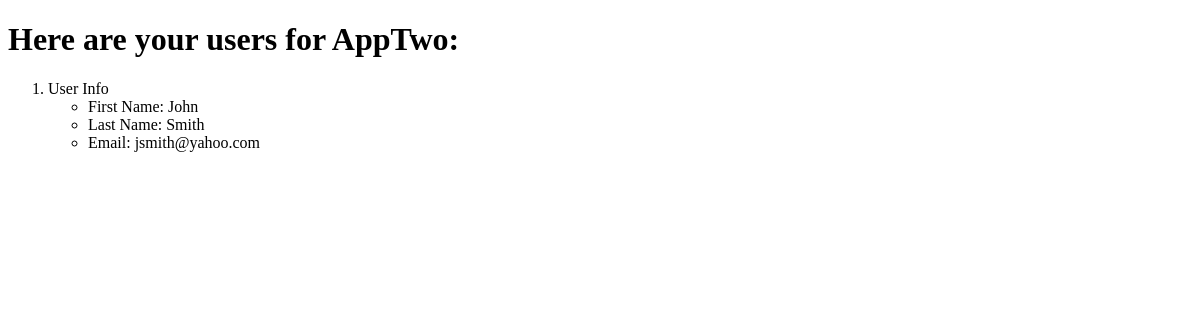
The app's page /users/, older data.
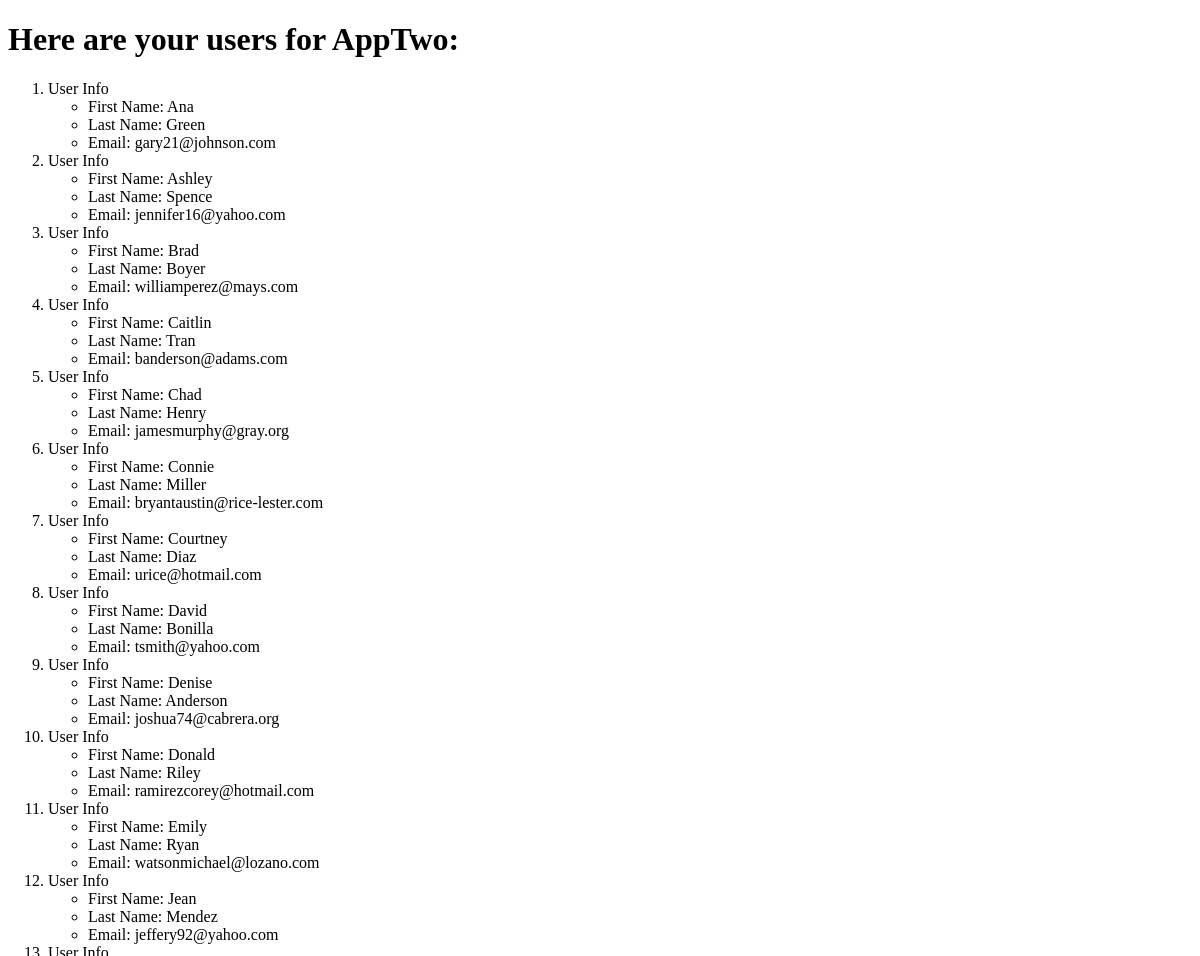
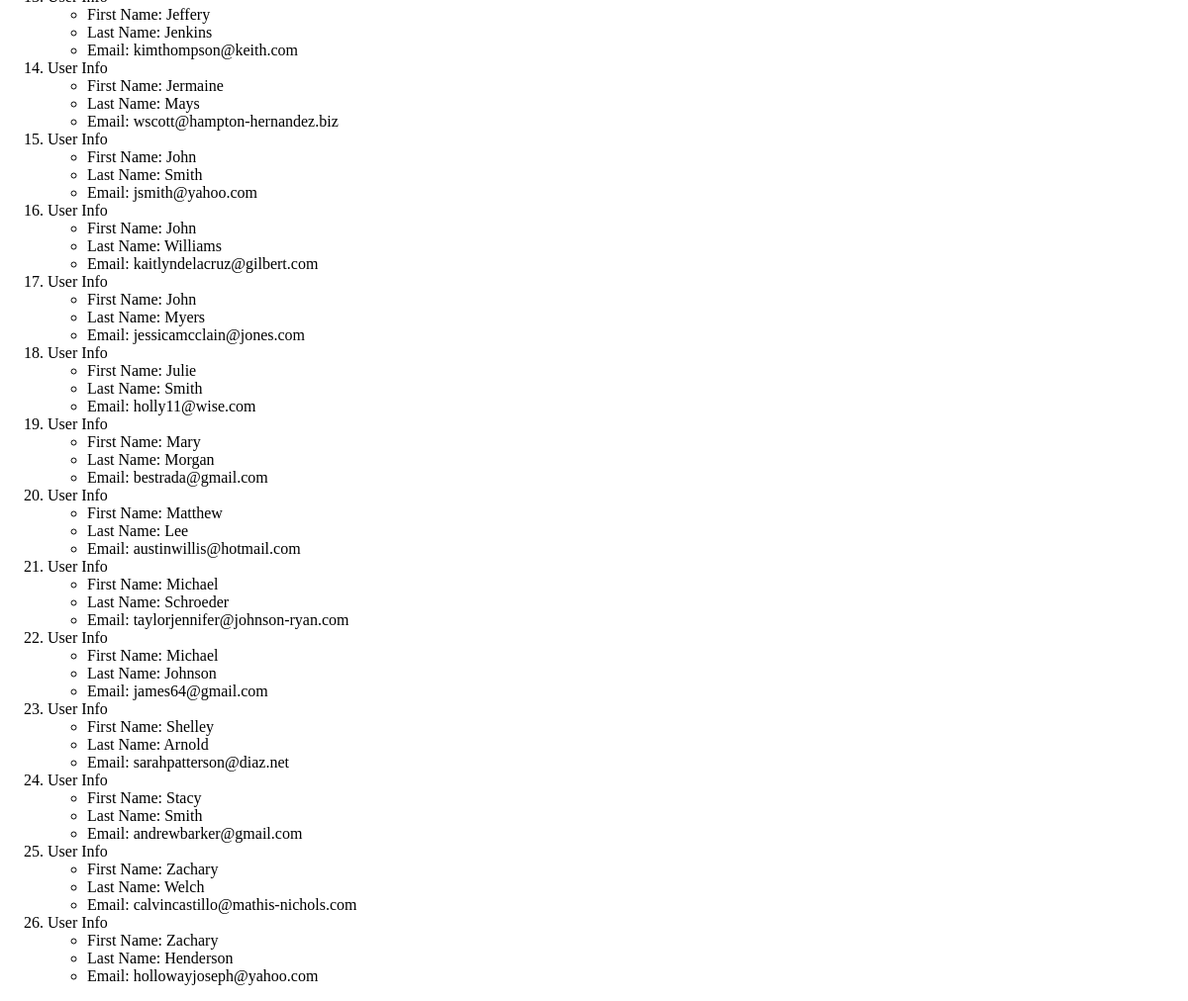
The same page, newer data (2 pictures, top to bottom).
### appTwo/models.py (models this page shows)
class User(models.Model):
    first_name = models.CharField(max_length=128)
    last_name = models.CharField(max_length=128)
    email = models.EmailField(max_length=264, unique = True)

### appTwo/views.py (the view)
# urls.py: url(r'^users/', include('appTwo.urls')),
def users(request):
    user_list = User.objects.order_by('first_name')
    user_dict = {'users' :user_list}
    return render(request, 'appTwo/users.html', context = user_dict)

### Templates/appTwo/users.html (shortened to what this page needs)
<!DOCTYPE html>
<html>
    <head>
    </head>
    <body>
        <h1>Here are your users for AppTwo:</h1>
        {% if users %}
        <ol>
            {% for person in users %}
            <li>User Info</li>
            <ul>
                <li>First Name: {{person.first_name}}</li>
                <li>Last Name: {{ person.last_name}}</li>
                <li>Email: {{ person.email}}</li>
            </ul>
            {% endfor %}
        </ol>
        {% endif %}
    </body>
</html>

Row changes from the older to the newer data that the page shows:
added User: first_name "Ana", last_name "Green", email "gary21@johnson.com"
added User: first_name "Ashley", last_name "Spence", email "jennifer16@yahoo.com"
added User: first_name "Brad", last_name "Boyer", email "williamperez@mays.com"
added User: first_name "Caitlin", last_name "Tran", email "banderson@adams.com"
added User: first_name "Chad", last_name "Henry", email "jamesmurphy@gray.org"
added User: first_name "Connie", last_name "Miller", email "bryantaustin@rice-lester.com"
added User: first_name "Courtney", last_name "Diaz", email "urice@hotmail.com"
added User: first_name "David", last_name "Bonilla", email "tsmith@yahoo.com"
added User: first_name "Denise", last_name "Anderson", email "joshua74@cabrera.org"
added User: first_name "Donald", last_name "Riley", email "ramirezcorey@hotmail.com"
added User: first_name "Emily", last_name "Ryan", email "watsonmichael@lozano.com"
added User: first_name "Jean", last_name "Mendez", email "jeffery92@yahoo.com"
added User: first_name "Jeffery", last_name "Jenkins", email "kimthompson@keith.com"
added User: first_name "Jermaine", last_name "Mays", email "wscott@hampton-hernandez.biz"
added User: first_name "John", last_name "Williams", email "kaitlyndelacruz@gilbert.com"
added User: first_name "John", last_name "Myers", email "jessicamcclain@jones.com"
added User: first_name "Julie", last_name "Smith", email "holly11@wise.com"
added User: first_name "Mary", last_name "Morgan", email "bestrada@gmail.com"
added User: first_name "Matthew", last_name "Lee", email "austinwillis@hotmail.com"
added User: first_name "Michael", last_name "Schroeder", email "taylorjennifer@johnson-ryan.com"
added User: first_name "Michael", last_name "Johnson", email "james64@gmail.com"
added User: first_name "Shelley", last_name "Arnold", email "sarahpatterson@diaz.net"
added User: first_name "Stacy", last_name "Smith", email "andrewbarker@gmail.com"
added User: first_name "Zachary", last_name "Welch", email "calvincastillo@mathis-nichols.com"
added User: first_name "Zachary", last_name "Henderson", email "hollowayjoseph@yahoo.com"
